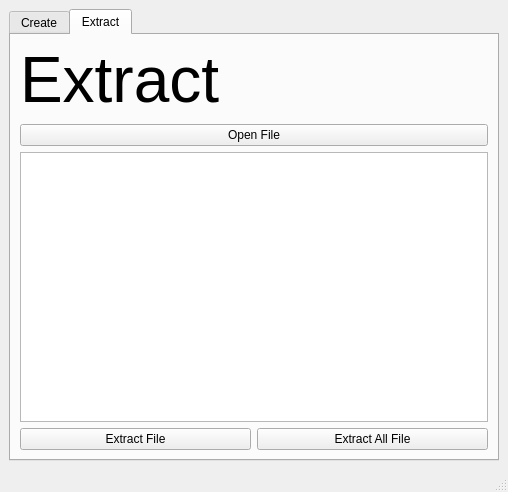
<?xml version="1.0" encoding="UTF-8"?>
<ui version="4.0">
 <class>MainWindow</class>
 <widget class="QMainWindow" name="MainWindow">
  <property name="geometry">
   <rect>
    <x>0</x>
    <y>0</y>
    <width>508</width>
    <height>492</height>
   </rect>
  </property>
  <property name="windowTitle">
   <string>MainWindow</string>
  </property>
  <widget class="QWidget" name="centralwidget">
   <layout class="QHBoxLayout" name="horizontalLayout_4">
    <item>
     <widget class="QTabWidget" name="tabWidget">
      <property name="enabled">
       <bool>true</bool>
      </property>
      <property name="currentIndex">
       <number>1</number>
      </property>
      <widget class="QWidget" name="tab">
       <attribute name="title">
        <string>Create</string>
       </attribute>
       <layout class="QVBoxLayout" name="verticalLayout_2">
        <item>
         <widget class="QLabel" name="label">
          <property name="enabled">
           <bool>true</bool>
          </property>
          <property name="font">
           <font>
            <pointsize>48</pointsize>
           </font>
          </property>
          <property name="text">
           <string>Create</string>
          </property>
          <property name="textFormat">
           <enum>Qt::RichText</enum>
          </property>
         </widget>
        </item>
        <item>
         <layout class="QVBoxLayout" name="verticalLayout">
          <item>
           <layout class="QHBoxLayout" name="horizontalLayout">
            <item>
             <widget class="QPushButton" name="addFileButton">
              <property name="text">
               <string>Add File</string>
              </property>
             </widget>
            </item>
            <item>
             <widget class="QPushButton" name="removeFileButton">
              <property name="text">
               <string>Remove File</string>
              </property>
             </widget>
            </item>
           </layout>
          </item>
          <item>
           <widget class="QListWidget" name="listWidget">
            <property name="enabled">
             <bool>true</bool>
            </property>
           </widget>
          </item>
         </layout>
        </item>
        <item>
         <widget class="QPushButton" name="createButton">
          <property name="text">
           <string>Create OBC file</string>
          </property>
         </widget>
        </item>
       </layout>
      </widget>
      <widget class="QWidget" name="tab_2">
       <attribute name="title">
        <string>Extract</string>
       </attribute>
       <layout class="QVBoxLayout" name="verticalLayout_5">
        <item>
         <widget class="QLabel" name="label_4">
          <property name="enabled">
           <bool>true</bool>
          </property>
          <property name="font">
           <font>
            <pointsize>48</pointsize>
           </font>
          </property>
          <property name="text">
           <string>Extract</string>
          </property>
          <property name="textFormat">
           <enum>Qt::RichText</enum>
          </property>
         </widget>
        </item>
        <item>
         <layout class="QVBoxLayout" name="verticalLayout_3">
          <item>
           <layout class="QVBoxLayout" name="verticalLayout_8">
            <item>
             <layout class="QHBoxLayout" name="horizontalLayout_5">
              <item>
               <layout class="QHBoxLayout" name="horizontalLayout_2">
                <item>
                 <widget class="QPushButton" name="openFileButton">
                  <property name="text">
                   <string>Open File</string>
                  </property>
                 </widget>
                </item>
               </layout>
              </item>
             </layout>
            </item>
            <item>
             <widget class="QListWidget" name="listWidget_5">
              <property name="enabled">
               <bool>true</bool>
              </property>
             </widget>
            </item>
           </layout>
          </item>
          <item>
           <layout class="QHBoxLayout" name="horizontalLayout_3">
            <item>
             <widget class="QPushButton" name="extractButton">
              <property name="text">
               <string>Extract File</string>
              </property>
             </widget>
            </item>
            <item>
             <widget class="QPushButton" name="extractAllButton">
              <property name="text">
               <string>Extract All File</string>
              </property>
             </widget>
            </item>
           </layout>
          </item>
         </layout>
        </item>
       </layout>
      </widget>
     </widget>
    </item>
   </layout>
  </widget>
  <widget class="QMenuBar" name="menubar">
   <property name="geometry">
    <rect>
     <x>0</x>
     <y>0</y>
     <width>508</width>
     <height>21</height>
    </rect>
   </property>
  </widget>
  <widget class="QStatusBar" name="statusbar"/>
 </widget>
 <resources/>
 <connections/>
</ui>
